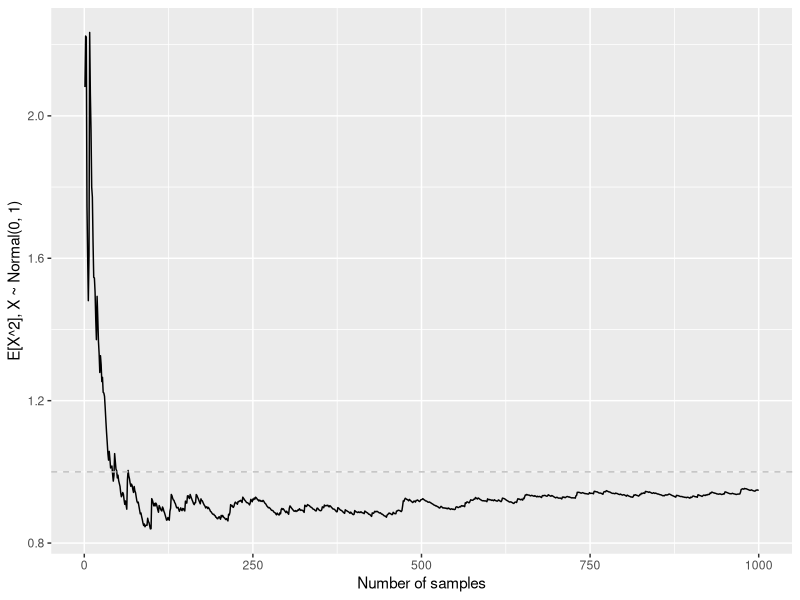

Recreate this plot in R.
## ---- chunk 1
n <- 1000
x <- rnorm(n)
f_x <- cumsum(x^2) / (1:n)
library(ggplot2)
d <- data.frame(y=f_x, x=1:n)
ggplot(d, aes(x, y)) +
    geom_line() + 
    geom_hline(yintercept=1, linetype=2, colour="grey") +
    labs(x="Number of samples",
         y="E[X^2], X ~ Normal(0, 1)")
